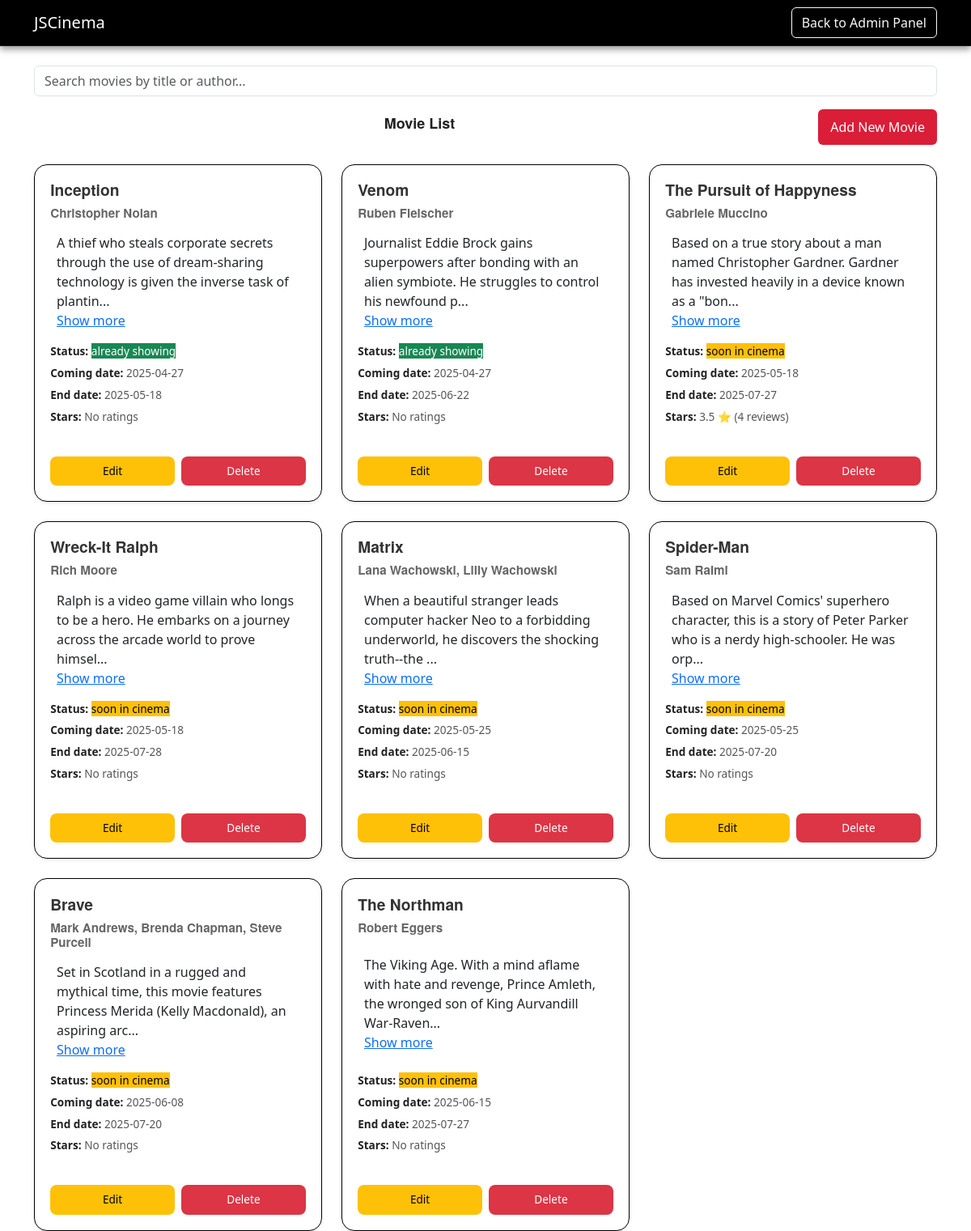
Page /movie_admin.php (signed in) on the committed database.
### tables this page shows
CREATE TABLE `movies` (
  `id` int(11) NOT NULL,
  `name` varchar(255) NOT NULL,
  `description` text DEFAULT NULL,
  `stars` decimal(3,1) DEFAULT NULL CHECK (`stars` between 0 and 10),
  `author` varchar(255) DEFAULT NULL,
  `video` varchar(255) DEFAULT NULL,
  `movie_duration` int(11) DEFAULT NULL CHECK (`movie_duration` > 0),
  `plays` text DEFAULT NULL,
  `status` varchar(255) DEFAULT NULL,
  `coming_date` date DEFAULT NULL,
  `end_date` date DEFAULT NULL,
  `created_at` timestamp NOT NULL DEFAULT current_timestamp(),
  `updated_at` timestamp NOT NULL DEFAULT current_timestamp() ON UPDATE current_timestamp()
);

### movie_admin.php (the view, shortened to what this page needs)
<?php
require 'db_connection.php';
$sort_column = $_GET['sort'] ?? 'coming_date';
$sort_order = (isset($_GET['order']) && $_GET['order'] === 'desc') ? 'DESC' : 'ASC';
$query = "SELECT id, name, description, stars, author, video, movie_duration, plays, status, coming_date, end_date
          FROM movies ORDER BY $sort_column $sort_order";
$movies = $conn->query($query);
?>
<!DOCTYPE html>
<html lang="en">
<head>
    <link href="https://cdn.jsdelivr.net/npm/bootstrap@5.3.3/dist/css/bootstrap.min.css" rel="stylesheet">
    <link rel="stylesheet" href="style.css">
</head>
<body>
<nav class="navbar navbar-expand-lg navbar-dark bg-dark">
    <div class="container">
        <a class="navbar-brand" href="index.php">JSCinema</a>
        <a href="profile.php" class="btn btn-outline-light">Back to Admin Panel</a>
    </div>
</nav>
<div class="container mt-4">
    <div class="mb-3">
        <input type="text" id="searchMoviesInput" class="form-control" placeholder="Search movies by title or author...">
    </div>
    <div class="d-flex justify-content-between align-items-center mb-4">
        <h2 class="text-center flex-grow-1">Movie List</h2>
        <a href="add_movie.php" class="btn btn-primary ms-3">Add New Movie</a>
    </div>
    <div class="row row-cols-1 row-cols-md-2 row-cols-lg-3 g-4">
        <?php while ($row = $movies->fetch_assoc()): ?>
            <div class="col">
                <div class="card-admin-movie h-100 shadow-sm">
                    <h5><?php echo htmlspecialchars($row['name']); ?></h5>
                    <h6><?php echo htmlspecialchars($row['author']); ?></h6>
                    <div class="description-wrapper">
                        <span class="short-text"><?php echo htmlspecialchars(mb_strimwidth($row['description'], 0, 120, "...")); ?></span>
                        <a href="#" class="toggle-description">Show more</a>
                    </div>
                    <ul class="info-list">
                        <?php
                        $statusClass = '';
                        switch ($row['status']) {
                            case 'already showing':
                                $statusClass = 'status-showing';
                                break;
                            case 'soon in cinema':
                                $statusClass = 'status-soon';
                                break;
                        }
                        ?>
                        <li><strong>Status:</strong> <span class="<?php echo $statusClass; ?>"><?php echo htmlspecialchars($row['status']); ?></span></li>
                        <li><strong>Coming date:</strong> <?php echo $row['coming_date']; ?></li>
                        <li><strong>End date:</strong> <?php echo $row['end_date']; ?></li>
                        <li>
                            <strong>Stars:</strong>
                            <?php
                            $stmt = $conn->prepare("SELECT AVG(star) as avg_star, COUNT(*) as count_reviews FROM reviews_ratings WHERE movie_id = ?");
                            $stmt->bind_param("i", $row['id']);
                            $stmt->execute();
                            $result = $stmt->get_result();
                            $rating = $result->fetch_assoc();
                            if ($rating['count_reviews'] > 0) {
                                echo round($rating['avg_star'], 1) . ' ⭐ (' . $rating['count_reviews'] . ' review' . ($rating['count_reviews'] > 1 ? 's' : '') . ')';
                            } else {
                                echo 'No ratings';
                            }
                            ?>
                        </li>
                    </ul>
                    <div class="card-buttons">
                        <a href="edit_movie_admin.php?id=<?php echo $row['id']; ?>" class="btn btn-warning">Edit</a>
                        <a href="delete_movie_admin.php?id=<?php echo $row['id']; ?>" class="btn btn-danger" onclick="return confirm('Are you sure you want to delete this movie?');">Delete</a>
                    </div>
                </div>
            </div>
        <?php endwhile; ?>
    </div>
</div>
</body>
</html>

### rows in the picture
movies: name "Inception", author "Christopher Nolan", description "A thief who steals corporate secrets through the use of dream-sharing technology is given the inverse task of plantin...", status "already showing", coming_date "2025-04-27", end_date "2025-05-18", shows "No ratings"
movies: name "Venom", author "Ruben Fleischer", description "Journalist Eddie Brock gains superpowers after bonding with an alien symbiote. He struggles to control his newfound p...", status "already showing", coming_date "2025-04-27", end_date "2025-06-22", shows "No ratings"
movies: name "The Pursuit of Happyness", author "Gabriele Muccino", description "Based on a true story about a man named Christopher Gardner. Gardner has invested heavily in a device known as a \"bon...", status "soon in cinema", coming_date "2025-05-18", end_date "2025-07-27", avg_star "3.5", count_reviews "4"
movies: name "Wreck-It Ralph", author "Rich Moore", description "Ralph is a video game villain who longs to be a hero. He embarks on a journey across the arcade world to prove himsel...", status "soon in cinema", coming_date "2025-05-18", end_date "2025-07-28", shows "No ratings"
movies: name "Matrix", author "Lana Wachowski, Lilly Wachowski", description "When a beautiful stranger leads computer hacker Neo to a forbidding underworld, he discovers the shocking truth--the ...", status "soon in cinema", coming_date "2025-05-25", end_date "2025-06-15", shows "No ratings"
movies: name "Spider-Man", author "Sam Raimi", description "Based on Marvel Comics' superhero character, this is a story of Peter Parker who is a nerdy high-schooler. He was orp...", status "soon in cinema", coming_date "2025-05-25", end_date "2025-07-20", shows "No ratings"
movies: name "Brave", author "Mark Andrews, Brenda Chapman, Steve Purcell", description "Set in Scotland in a rugged and mythical time, this movie features Princess Merida (Kelly Macdonald), an aspiring arc...", status "soon in cinema", coming_date "2025-06-08", end_date "2025-07-20", shows "No ratings"
movies: name "The Northman", author "Robert Eggers", description "The Viking Age. With a mind aflame with hate and revenge, Prince Amleth, the wronged son of King Aurvandill War-Raven...", status "soon in cinema", coming_date "2025-06-15", end_date "2025-07-27", shows "No ratings"
